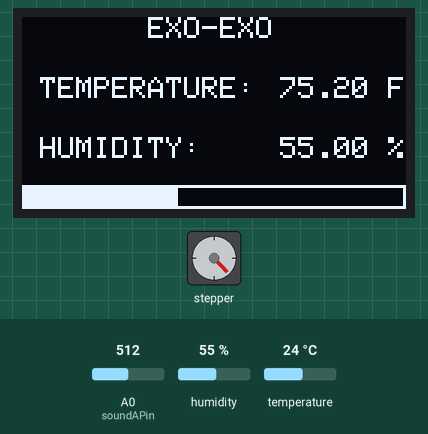
Simulated run of this sketch. Board: Arduino Uno, built with avr-gcc and run on an emulated ATmega328P. On the bench: 128×64 one-colour display, stepper motor. The test bench sets the inputs (shaded band); at power-on: temperature 24 °C, A0 (soundAPin) = 512, humidity 55 %. Stepper angles assume 2048 steps per turn; what the sketch prints to the serial monitor is not drawn.

Above: at 14.3 s.
14.4 s: temperature set to 12 °C
At 14.93 s:
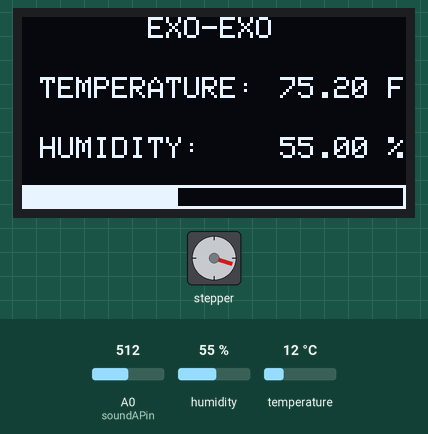
At 17.71 s:
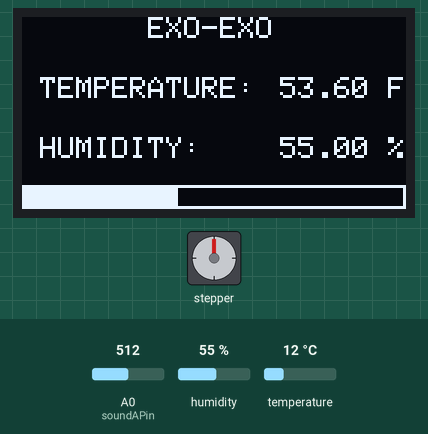
Timing chart, 0 to 33.5 s (numbered marks = the images above; inputs shaded):
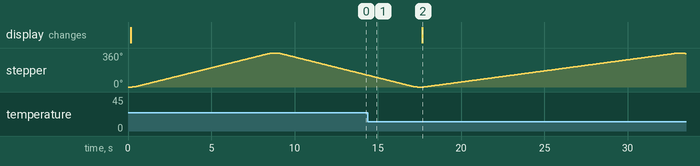

Measured:
- after the input at 14.4 s, the display: changes after 3.3 s (image 2)

The sketch:

monarch_chrysalis.ino
```cpp
#include <SPI.h>
#include <Wire.h>
#include <Adafruit_GFX.h>
#include <Adafruit_SSD1306.h>
#include "DHT.h"
#include <TinyStepper_28BYJ_48.h>
//   for DHT11,
//   VCC: 5V or 3V
//   GND: GND
//   DATA: 3
#define DHTPIN 3
#define DHTTYPE DHT11
DHT dht(DHTPIN, DHTTYPE);
int soundAPin = A0;
int soundDPin = 4;
int val = 0;
float tempDiff = 0;
float humidDiff = 0;
float oldTemp = 0;
float oldHumid = 0;
int speed = 256;
int acc = 512;
const int MOTOR_IN1_PIN = 5;
const int MOTOR_IN2_PIN = 6;
const int MOTOR_IN3_PIN = 11;
const int MOTOR_IN4_PIN = 10;
const int STEPS_PER_REVOLUTION = 2048;
TinyStepper_28BYJ_48 stepper;
#define screen_width 128 // OLED display width, in pixels
#define screen_height 64 // OLED display height, in pixels
#define OLED_RESET 4
Adafruit_SSD1306 display(screen_width, screen_height);
void setup ()  {
  Serial.begin(9600);
  Serial.println("TEMPERATURE AND HUMIDITY");
  dht.begin();
  pinMode(soundAPin, INPUT);
  pinMode(soundDPin, INPUT);
  display.begin(SSD1306_SWITCHCAPVCC, 0x3C);
  display.clearDisplay();
  stepper.connectToPins(MOTOR_IN1_PIN, MOTOR_IN2_PIN, MOTOR_IN3_PIN, MOTOR_IN4_PIN);
  delay(10);
  oldTemp = dht.readTemperature();
  Serial.print("Old Temperature: ");
  Serial.println(oldTemp);
  oldHumid = dht.readHumidity();
  Serial.print("Old Humid: ");
  Serial.println(oldHumid);
}
void loop ()  {
  val = analogRead(soundAPin);
  Serial.print("Sound Level: ");
  Serial.println(val);
  delay(10);
  float temperature = dht.readTemperature();
  Serial.print("Current Temperature: ");
  Serial.println(temperature);
  float humidity = dht.readHumidity();
  float f = dht.readTemperature(true);
  if (isnan(temperature) || isnan(humidity) || isnan(f)) {
   Serial.print("Read DHT11 failed");delay(100);
   return;
  }
  Serial.print((temperature*1.8)+32); Serial.print(" *F, ");
  Serial.print(humidity); Serial.println(" H");
  // DHT11 sampling rate is 1HZ.
  display.clearDisplay();
  display.setTextColor(WHITE, BLACK);
  display.setTextSize(1);
  display.setCursor(0, 0);
  display.print("       EXO-EXO");
  display.setCursor(0, 20);
  display.print(" TEMPERATURE:");
  display.setCursor(86, 20);
  display.print((temperature*1.8)+32);
  display.print(" F");
  display.setCursor(0, 40);
  display.print(" HUMIDITY:");
  display.setCursor(86, 40);
  display.print(humidity);
  display.print(" %");
  display.drawRect(0, 56, 128, 8, WHITE);
  display.fillRect(0, 56, val-460, 8, WHITE);
  display.display();
  delay(10);
  tempDiff = temperature - oldTemp;
  Serial.print("Temperature Difference: ");
  Serial.println(tempDiff);
  speed = speed + (10*tempDiff);
  humidDiff = humidity - oldHumid;
  Serial.print("Humid Difference: ");
  Serial.println(humidDiff);
  acc = acc + (int)(5*humidDiff);

  stepper.setSpeedInStepsPerSecond(speed);
  stepper.setAccelerationInStepsPerSecondPerSecond(acc);
  Serial.print("Speed: ");
  Serial.println(speed);

  stepper.moveRelativeInSteps(2048);
  Serial.println("motor moving forward");
  stepper.moveRelativeInSteps(-2048);
  Serial.println("motor moving back");
  delay(100);

  oldTemp = temperature;
  oldHumid = humidity;
}
```
